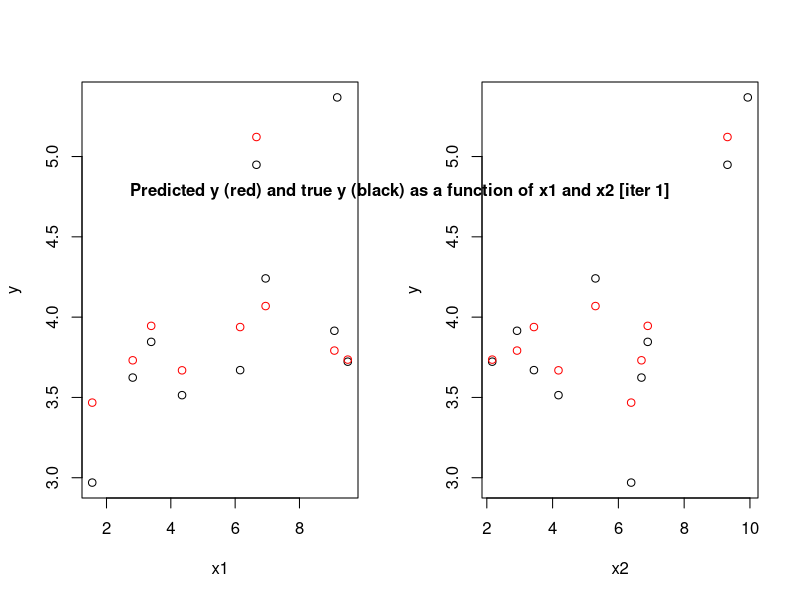
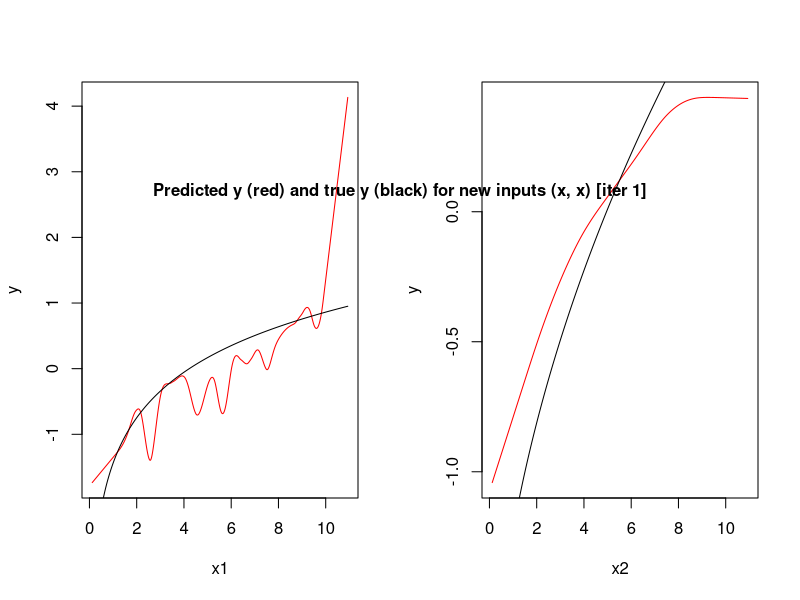
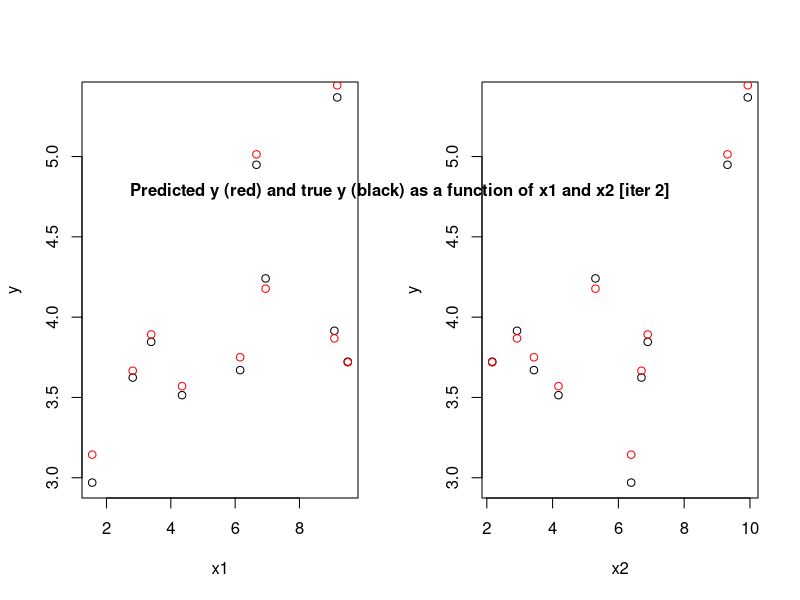
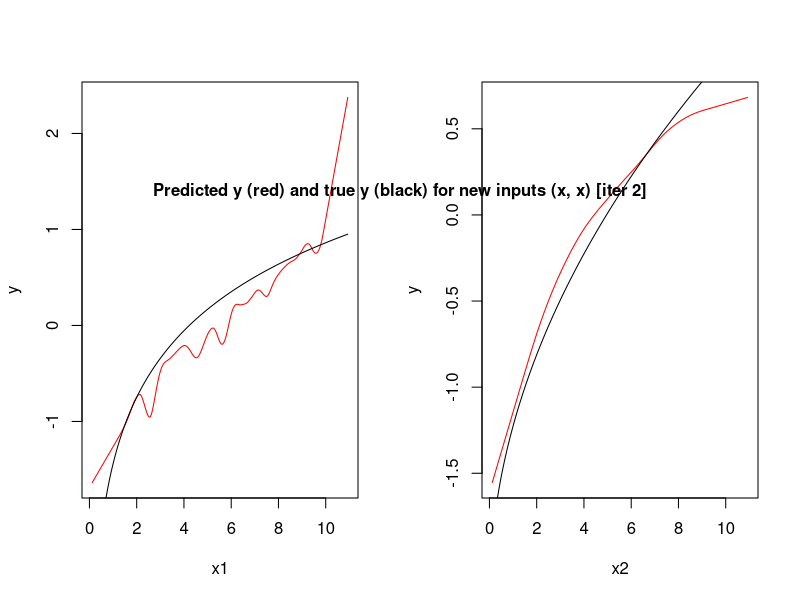
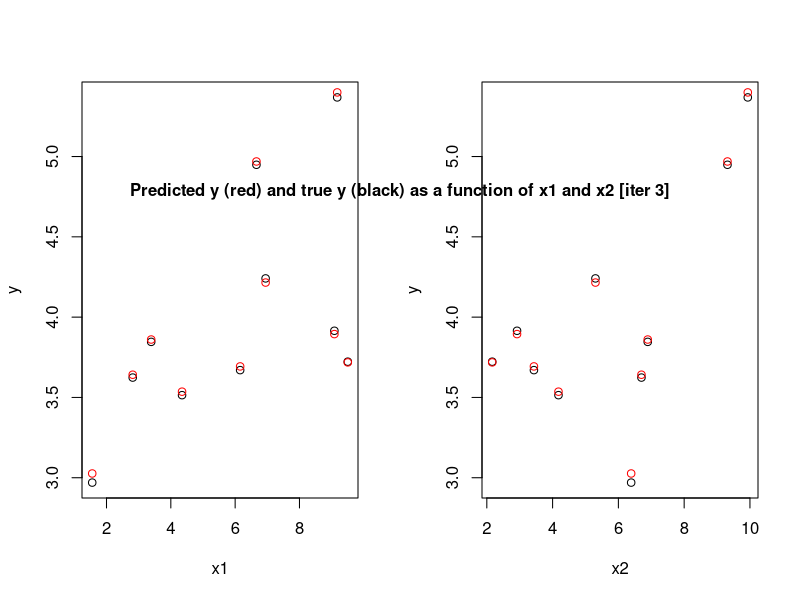
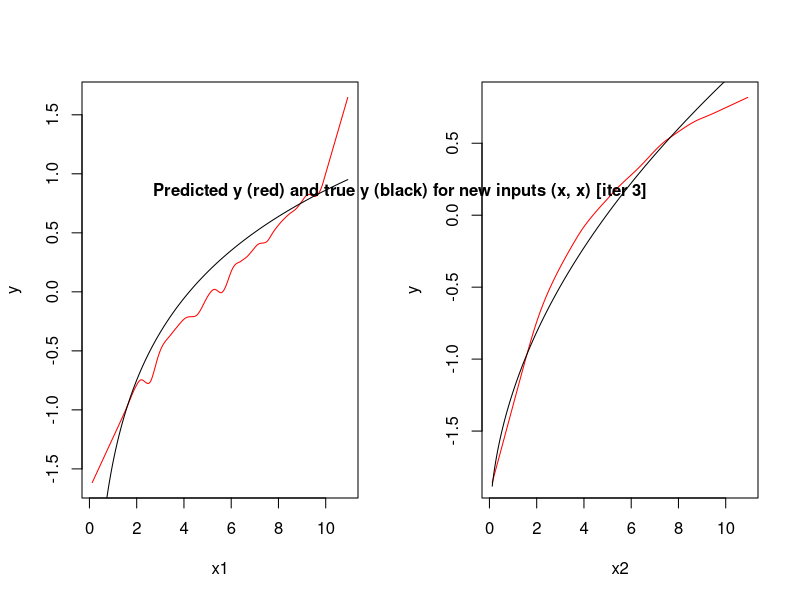
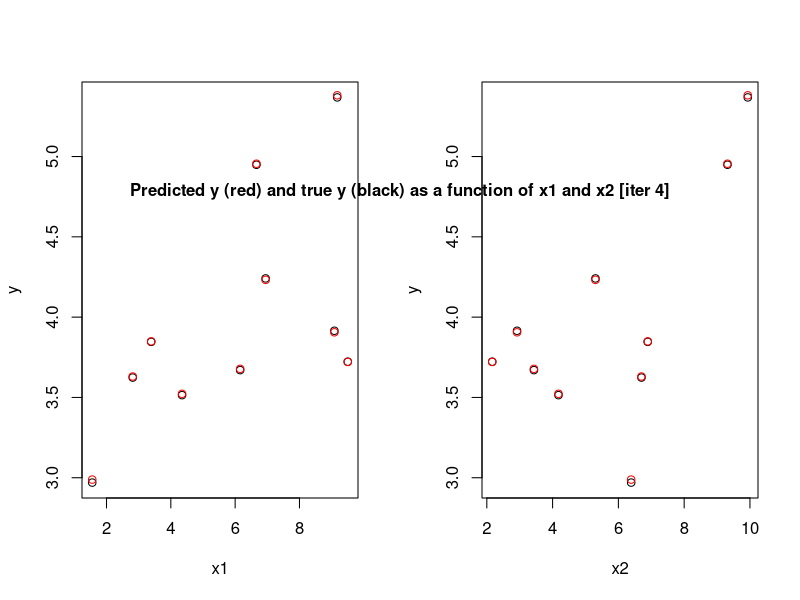
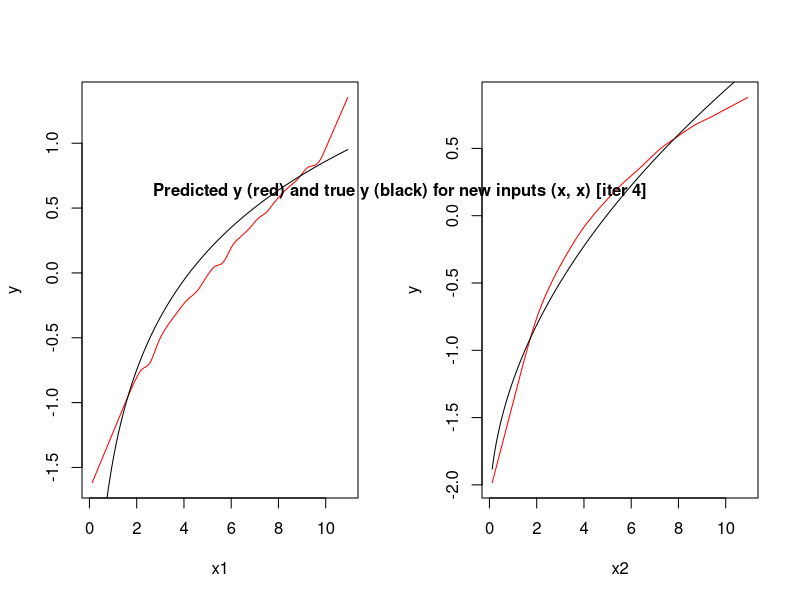

Here is the R script that generated these plots, in order:
###############################################################
# Step by step execution of backfitting algorithm used in GAM #
# 2015/07/27                                                  #
###############################################################
# Backfitting algorithm is one of the methods to fit functions f1, f2 etc.
# used in the GAM (generalized additive model).
# See https://en.wikipedia.org/wiki/Generalized_additive_model
#
# We compute step by step the iterative backfitting algorithm 
# with a cubic smoothing spline, following:
# https://en.wikipedia.org/wiki/Backfitting_algorithm
#
# We only consider a case with 2 functions f1 and f2.
#
# Note: In practice, it is already implemented in gam packages.

###############
# Sample data #
###############
N=100
set.seed(1)

## x
x1 = runif(N, 1, 10)
x2 = runif(N, 1, 10)
x = data.frame(x1=x1, x2=x2)

## y
f1_original = function(x){log(abs(x))}
f2_original = function(x){sqrt(abs(x))}
y = f1_original(x1) + f2_original(x2)

##########################################
# Backfitting algorithm in dimension two #
##########################################
n = nrow(x)
n_points = 10000

mean_sq = c()
alpha = mean(y)

## Prepare to predict on training set
f1 = rep(0, N)
f2 = rep(0, N)

## Prepare to predict on the set (x, x)
range_points = range(x) + c(-1, 1)
x_points = seq(from=range_points[1], to=range_points[2], length.out = n_points)
x_all = data.frame(x1=x_points, x2=x_points)
f1_all = rep(0, n_points)
f2_all = rep(0, n_points)

## Helper functions
mse = function(y, hat_y) {
  mean((hat_y - y)^2)
}

predict_spline = function(sm, x, coord = 2) {
  xi = x[[coord]]
  fj = predict(sm, xi)$y
  fj = fj - mean(fj) # to circumvent numerical issues, not needed in theory
  return(fj)
}

## Initialize prediction on training set
hat_y = rep(alpha, n)

## Iterative predictions
iter = 5
for(j in 1:iter) {
  # Apply backfitting algorithm
  sm = smooth.spline(x2, y - alpha - f2)
  f1 = predict_spline(sm, x, coord = 2)
  f1_all = predict_spline(sm, x_all, coord = 2)
  
  sm = smooth.spline(x1, y - alpha - f1)
  f2 = predict_spline(sm, x, coord = 1)
  f2_all = predict_spline(sm, x_all, coord = 1)
  
  # Prediction for this iteration
  hat_y = alpha + f1 + f2
  
  # Append vector of mean squared errors
  mean_sq = c(mean_sq , mean((hat_y - y)^2))
  
  # Plot y vs y_hat on training set
  par(mfrow=c(1,2))
  interval = 1:10
  plot(x1[interval], y[interval], xlab = "x1", ylab = "y")
  lines(x1[interval], hat_y[interval], type="p", col="red")
  plot(x2[interval], y[interval], xlab = "x2", ylab = "y")
  lines(x2[interval], hat_y[interval], type="p", col="red")
  title = paste0("Predicted y (red) and true y (black) as a function of x1 and x2",
                 " [iter ", j, "]")
  mtext(title, side = 1, line = -21, outer = TRUE, font = 2)
  
  # Plot y vs y_hat computed/predicted on the (x, x) straight line
  plot(x_points, f1_all, type="l", col="red", xlab = "x1", ylab = "y")
  lines(x_points, f1_original(x_points)-mean(f1_original(x_points)),
        type="l", col="black")
  plot(x_points, f2_all, type="l", col="red", xlab = "x2", ylab = "y")
  lines(x_points, f2_original(x_points)-mean(f2_original(x_points)),
        type="l", col="black")
  title = paste0("Predicted y (red) and true y (black) for new inputs (x, x)",
                 " [iter ", j, "]")
  mtext(title, side = 1, line = -21, outer = TRUE, font = 2)
}

plot(mean_sq, xlab = "iter", ylab = "MSE", 
     title = "MSE on training set as a function of iterations")
# MSE decreases quickly on training set, but beware of overfitting